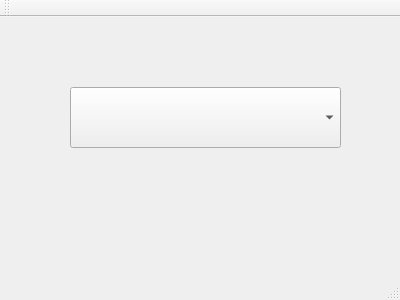
<?xml version="1.0" encoding="UTF-8"?>
<ui version="4.0">
 <class>MainWindow</class>
 <widget class="QMainWindow" name="MainWindow">
  <property name="geometry">
   <rect>
    <x>0</x>
    <y>0</y>
    <width>400</width>
    <height>300</height>
   </rect>
  </property>
  <property name="windowTitle">
   <string>MainWindow</string>
  </property>
  <widget class="QWidget" name="centralWidget">
   <widget class="QComboBox" name="comboBox">
    <property name="geometry">
     <rect>
      <x>70</x>
      <y>70</y>
      <width>271</width>
      <height>61</height>
     </rect>
    </property>
   </widget>
  </widget>
  <widget class="QMenuBar" name="menuBar">
   <property name="geometry">
    <rect>
     <x>0</x>
     <y>0</y>
     <width>400</width>
     <height>20</height>
    </rect>
   </property>
  </widget>
  <widget class="QToolBar" name="mainToolBar">
   <attribute name="toolBarArea">
    <enum>TopToolBarArea</enum>
   </attribute>
   <attribute name="toolBarBreak">
    <bool>false</bool>
   </attribute>
  </widget>
  <widget class="QStatusBar" name="statusBar"/>
 </widget>
 <layoutdefault spacing="6" margin="11"/>
 <resources/>
 <connections/>
</ui>
